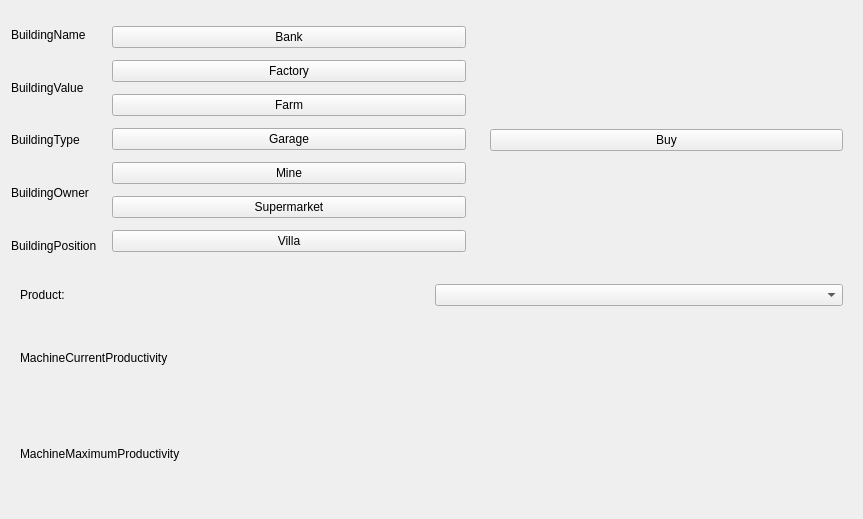
<?xml version="1.0" encoding="UTF-8"?>
<ui version="4.0">
 <class>BuildingDetailDialog</class>
 <widget class="QWidget" name="BuildingDetailDialog">
  <property name="geometry">
   <rect>
    <x>0</x>
    <y>0</y>
    <width>863</width>
    <height>519</height>
   </rect>
  </property>
  <property name="windowTitle">
   <string>QWidget</string>
  </property>
  <layout class="QGridLayout" name="gridLayout_3">
   <item row="1" column="0" colspan="3">
    <widget class="QStackedWidget" name="expandStackedWidget">
     <widget class="QWidget" name="machinePage">
      <layout class="QGridLayout" name="gridLayout_11">
       <item row="1" column="0">
        <widget class="QLabel" name="machineCurrentProductivity">
         <property name="text">
          <string>MachineCurrentProductivity</string>
         </property>
        </widget>
       </item>
       <item row="0" column="0">
        <widget class="QLabel" name="machineProductLabel">
         <property name="text">
          <string>Product:</string>
         </property>
        </widget>
       </item>
       <item row="2" column="0">
        <widget class="QLabel" name="machineMaximumProductivity">
         <property name="text">
          <string>MachineMaximumProductivity</string>
         </property>
        </widget>
       </item>
       <item row="0" column="1">
        <widget class="QComboBox" name="selectNextProductComboBox"/>
       </item>
      </layout>
     </widget>
     <widget class="QWidget" name="page_2"/>
    </widget>
   </item>
   <item row="0" column="2">
    <widget class="QStackedWidget" name="basicOperationStackedWidget">
     <property name="currentIndex">
      <number>0</number>
     </property>
     <widget class="QWidget" name="notOwnerPage">
      <layout class="QGridLayout" name="gridLayout_10">
       <item row="0" column="0">
        <widget class="CommandPushButton" name="buyPushButton">
         <property name="text">
          <string>Buy</string>
         </property>
        </widget>
       </item>
      </layout>
     </widget>
     <widget class="QWidget" name="ownerPage">
      <layout class="QGridLayout" name="gridLayout_9">
       <item row="0" column="0">
        <widget class="CommandPushButton" name="sellPushButton">
         <property name="text">
          <string>Sell</string>
         </property>
        </widget>
       </item>
       <item row="1" column="0">
        <widget class="CommandPushButton" name="dismantlePushButton">
         <property name="text">
          <string>Dismantle</string>
         </property>
        </widget>
       </item>
      </layout>
     </widget>
    </widget>
   </item>
   <item row="0" column="1">
    <widget class="QStackedWidget" name="detailStackedWidget">
     <property name="minimumSize">
      <size>
       <width>368</width>
       <height>0</height>
      </size>
     </property>
     <property name="currentIndex">
      <number>6</number>
     </property>
     <widget class="QWidget" name="bankPage">
      <layout class="QGridLayout" name="gridLayout_2">
       <item row="5" column="0">
        <widget class="CommandPushButton" name="repayPushButton">
         <property name="text">
          <string>Repay</string>
         </property>
        </widget>
       </item>
       <item row="2" column="0">
        <widget class="CommandPushButton" name="depositPushButton">
         <property name="text">
          <string>Deposit</string>
         </property>
        </widget>
       </item>
       <item row="4" column="0">
        <widget class="CommandPushButton" name="openAnAccountPushButton">
         <property name="text">
          <string>Open An Account</string>
         </property>
        </widget>
       </item>
       <item row="6" column="0">
        <widget class="CommandPushButton" name="withdrawPushButton">
         <property name="text">
          <string>Withdraw</string>
         </property>
        </widget>
       </item>
       <item row="3" column="0">
        <widget class="CommandPushButton" name="loanPushButton">
         <property name="text">
          <string>Loan</string>
         </property>
        </widget>
       </item>
       <item row="1" column="0">
        <widget class="CommandPushButton" name="closeAnAccountPushButton">
         <property name="text">
          <string>Close An Account</string>
         </property>
        </widget>
       </item>
       <item row="0" column="0">
        <widget class="QLabel" name="clientStateLabel">
         <property name="text">
          <string>Client State</string>
         </property>
        </widget>
       </item>
      </layout>
     </widget>
     <widget class="QWidget" name="factoryPage">
      <layout class="QGridLayout" name="gridLayout_6">
       <item row="0" column="0">
        <widget class="QPushButton" name="purchaseNewMachineInFactoryPushButton">
         <property name="text">
          <string>Purchase New Machine</string>
         </property>
        </widget>
       </item>
       <item row="0" column="1">
        <widget class="QPushButton" name="stopFactoryPushButton">
         <property name="text">
          <string>Stop</string>
         </property>
        </widget>
       </item>
       <item row="1" column="0" colspan="2">
        <widget class="MachineTableWidget" name="factoryTableWidget"/>
       </item>
      </layout>
     </widget>
     <widget class="QWidget" name="farmPage">
      <layout class="QGridLayout" name="gridLayout_5">
       <item row="0" column="0">
        <widget class="QPushButton" name="purchaseNewMachineInFarmPushButton">
         <property name="text">
          <string>Purchase New Machine</string>
         </property>
        </widget>
       </item>
       <item row="0" column="1">
        <widget class="QPushButton" name="stopFarmPushButton">
         <property name="text">
          <string>Stop</string>
         </property>
        </widget>
       </item>
       <item row="1" column="0" colspan="2">
        <widget class="MachineTableWidget" name="farmTableWidget"/>
       </item>
      </layout>
     </widget>
     <widget class="QWidget" name="garagePage">
      <layout class="QGridLayout" name="gridLayout_8">
       <item row="0" column="0">
        <widget class="QPushButton" name="purchaseNewVihiclePushButton">
         <property name="text">
          <string>Purchase New Vihicle</string>
         </property>
        </widget>
       </item>
       <item row="0" column="1">
        <widget class="QPushButton" name="stopGaragePushButton">
         <property name="text">
          <string>Stop</string>
         </property>
        </widget>
       </item>
       <item row="2" column="0" colspan="2">
        <widget class="GarageTableWidget" name="garageTableWidget"/>
       </item>
       <item row="1" column="0" colspan="2">
        <widget class="QLabel" name="garageStateLabel">
         <property name="text">
          <string>0 / 0 Truck Free</string>
         </property>
        </widget>
       </item>
      </layout>
     </widget>
     <widget class="QWidget" name="minePage">
      <layout class="QGridLayout" name="gridLayout_4">
       <item row="0" column="0">
        <widget class="QPushButton" name="purchaseNewMachineInMinePushButton">
         <property name="text">
          <string>Purchase New Machine</string>
         </property>
        </widget>
       </item>
       <item row="0" column="1">
        <widget class="QPushButton" name="stopMinePushButton">
         <property name="text">
          <string>Stop</string>
         </property>
        </widget>
       </item>
       <item row="1" column="0" colspan="2">
        <widget class="MachineTableWidget" name="mineTableWidget"/>
       </item>
      </layout>
     </widget>
     <widget class="QWidget" name="supermarketPage">
      <layout class="QGridLayout" name="gridLayout_7">
       <item row="0" column="1">
        <widget class="QPushButton" name="stopSupermarketPushButton">
         <property name="text">
          <string>Stop</string>
         </property>
        </widget>
       </item>
       <item row="0" column="0">
        <widget class="QPushButton" name="purchasePushButton">
         <property name="text">
          <string>Purchase</string>
         </property>
        </widget>
       </item>
       <item row="1" column="0" colspan="2">
        <widget class="QTableWidget" name="supermarketTableWidget"/>
       </item>
      </layout>
     </widget>
     <widget class="QWidget" name="unusedLandPage">
      <layout class="QGridLayout" name="gridLayout">
       <item row="2" column="0">
        <widget class="CommandPushButton" name="buildFactoryPushButton">
         <property name="text">
          <string>Factory</string>
         </property>
        </widget>
       </item>
       <item row="0" column="0">
        <widget class="CommandPushButton" name="buildBankPushButton">
         <property name="text">
          <string>Bank</string>
         </property>
        </widget>
       </item>
       <item row="8" column="0">
        <widget class="CommandPushButton" name="buildSupermarketPushButton">
         <property name="text">
          <string>Supermarket</string>
         </property>
        </widget>
       </item>
       <item row="4" column="0">
        <widget class="CommandPushButton" name="buildFarmPushButton">
         <property name="text">
          <string>Farm</string>
         </property>
        </widget>
       </item>
       <item row="6" column="0">
        <widget class="CommandPushButton" name="buildGaragePushButton">
         <property name="text">
          <string>Garage</string>
         </property>
        </widget>
       </item>
       <item row="9" column="0">
        <widget class="CommandPushButton" name="buildVillaPushButton">
         <property name="text">
          <string>Villa</string>
         </property>
        </widget>
       </item>
       <item row="7" column="0">
        <widget class="CommandPushButton" name="buildMinePushButton">
         <property name="text">
          <string>Mine</string>
         </property>
        </widget>
       </item>
      </layout>
     </widget>
     <widget class="QWidget" name="villaPage"/>
    </widget>
   </item>
   <item row="0" column="0">
    <layout class="QVBoxLayout" name="basicInfoVerticalLayout">
     <item>
      <widget class="QLabel" name="nameLabel">
       <property name="text">
        <string>BuildingName</string>
       </property>
      </widget>
     </item>
     <item>
      <widget class="QLabel" name="valueLabel">
       <property name="text">
        <string>BuildingValue</string>
       </property>
      </widget>
     </item>
     <item>
      <widget class="QLabel" name="typeLabel">
       <property name="text">
        <string>BuildingType</string>
       </property>
      </widget>
     </item>
     <item>
      <widget class="QLabel" name="ownerLabel">
       <property name="text">
        <string>BuildingOwner</string>
       </property>
      </widget>
     </item>
     <item>
      <widget class="QLabel" name="positionLabel">
       <property name="text">
        <string>BuildingPosition</string>
       </property>
      </widget>
     </item>
    </layout>
   </item>
  </layout>
 </widget>
 <customwidgets>
  <customwidget>
   <class>GarageTableWidget</class>
   <extends>QTableWidget</extends>
   <header>garagetablewidget.h</header>
  </customwidget>
  <customwidget>
   <class>MachineTableWidget</class>
   <extends>QTableWidget</extends>
   <header>machinetablewidget.h</header>
  </customwidget>
  <customwidget>
   <class>CommandPushButton</class>
   <extends>QPushButton</extends>
   <header>commandpushbutton.h</header>
  </customwidget>
 </customwidgets>
 <resources/>
 <connections/>
</ui>
